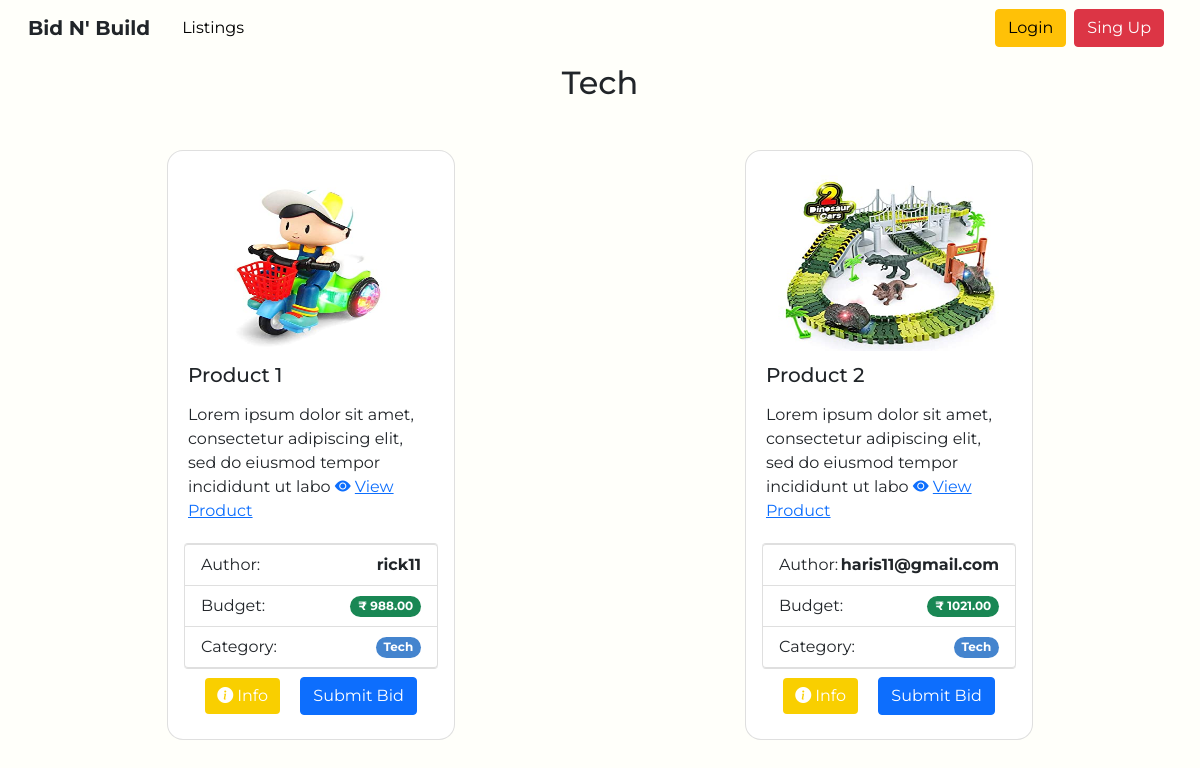
Page /category-details/Tech on the committed database.
### home/models.py (models this page shows, shortened)
class Category(models.Model):
    name=models.CharField(max_length=255)
    def __str__(self):
        return self.name

class Product(models.Model):
    title=models.CharField(max_length=255)
    author=models.ForeignKey(Customer, on_delete=models.CASCADE)
    order=models.BooleanField(default=False)
    product_image = models.ImageField(null=True, blank=True, upload_to='images/products/')
    desc=RichTextField(blank=True, null=True)
    price=models.DecimalField(max_digits=8, decimal_places=2)
    category=models.ForeignKey(Category, on_delete=models.CASCADE)
    created_at = models.DateTimeField(auto_now_add=True)
    updated_at = models.DateTimeField(auto_now=True)
    @property
    def image_url(self):
        if self.product_image and hasattr(self.product_image, 'url'):
            return self.product_image.url

### account/models.py (models this page shows)
class Customer(models.Model):
    user = models.OneToOneField(User, on_delete = models.CASCADE)
    gender_choice=(('M',"Male"),('F',"Female"))
    gender = models.CharField(choices=gender_choice, max_length=20)
    profile_pic = models.ImageField(null=True, blank=True,upload_to='images/customer/profile/')
    phone = models.CharField(max_length=13)
    dob = models.DateField()
    address = models.TextField()
    pin=models.CharField(max_length=6)
    created_at = models.DateTimeField(auto_now_add=True)
    updated_at = models.DateTimeField(auto_now=True)
    objects = models.Manager()
    def __str__(self):
        return str(self.user)

class User(AbstractUser):
    user_type_data = ((1, "Admin"),(2, "Customer"), (3, "Company"))
    user_type = models.CharField(default=2, choices=user_type_data, max_length=20)

### home/views.py (the view)
# urls.py: path('category-details/<str:cats>', views.category_details, name='category_details'),
def category_details(request,cats):
    category=Category.objects.get(name=cats)
    all_cats_product=Product.objects.filter(category=category)
    cats_menu=Category.objects.all()
    context={
        'all_cats_product':all_cats_product,
        'cats_menu' : cats_menu,
        'category' : category,
    }
    return render(request,'product/category_details.html',context)

### templates/product/category_details.html (shortened to what this page needs)
{% extends 'base.html' %}
{% load static %}
{% block body %}
{% if all_cats_product.count %}
<div class="container">
  <div class="row gap-3 justify-content-around">
    <h2 class="text-center">{{category}}  </h2>
    {% for product in all_cats_product %}
      {% if product.order %}
      {% else %}
        <div class="card col-3 m-4 cardcss" style="width: 18rem;">
          {% if product.product_image %}
            <img src=" {{ product.image_url|default_if_none:'#' }} " class="card-img-top p-2" alt="..." width="320" height="180">
            {% else %}
            <img src="{% static 'img/product.jpg' %}" alt="Avatar"  class="rounded-circle"  width=75 height=75>
            {% endif %}
            <div class="card-body p-1">
            <h5 class="card-title">{{ product.title }}</h5>
            <p class="card-text">{{ product.desc | slice:':100' | safe }}
            <a href=" {% url 'product_details' product.pk %}"><i class="bi bi-eye-fill mr-1"></i>View Product</a>
            </p>
            </div>
            <ul class="list-group">
                <li class="list-group-item d-flex justify-content-between align-items-center">
                Author:
                <span class="text-dark fw-bold">{{ product.author }}</span>
                </li>
                <li class="list-group-item d-flex justify-content-between align-items-center">
                Budget:
                <span class="badge bg-success rounded-pill">₹ {{ product.price }}</span>
                </li>
                <li class="list-group-item d-flex justify-content-between align-items-center">
                Category:
                <span class="badge rounded-pill" style="background-color: #4484ce;">{{product.category}}</span>
                </li>
            </ul>
            <div class="mx-auto">
              <button type="button" class="btn btn-dark m-2" data-bs-toggle="modal" data-bs-target="#product_{{product.pk}}"style="background-color: #f9cf00; border:0px">
                <i class="bi bi-info-circle-fill mr-1" ></i>Info
              </button>
              {% if user.is_authenticated %}
                {% if user.company %}
                <button type="button" class="btn btn-dark m-2" data-bs-toggle="modal" data-bs-target="#productbid_{{product.pk}}" style="background-color: #f19f4d;border:0px">
                  Submit Bid
                </button>
                {% endif %}
              {% else %}
                <button type="button" class="btn btn-primary m-2" data-bs-toggle="modal" data-bs-target="#loginModal">
                  Submit Bid
                </button>
              {% endif %}
            </div>
        </div>
        {% endif %}
      {% endfor %}
{% else %}
No Product on this Category
{% endif %}
{% endblock body %}

### static/css/style.css (style rules this page uses)
:root { --cerulean: #4484ce; --aluminium: #FFFFFA; --light: #f9cf00; --tangerine: #f19f4d; }
* { font-family: 'Montserrat', sans-serif; }
body { background-color: var(--aluminium); height: 100vh; }
.cardcss { border-radius: 1rem; padding: 1rem; }
.cardcss img { height: 12rem; border-radius: 2rem; width: auto; }

### rows in the picture
Category: name "Tech"
Product: image_url (picture), title "Product 1", desc "Lorem ipsum dolor sit amet, consectetur adipiscing elit, sed do eiusmod tempor incididunt ut labo", author "rick11", price "988.00", category "Tech"
Product: image_url (picture), title "Product 2", desc "Lorem ipsum dolor sit amet, consectetur adipiscing elit, sed do eiusmod tempor incididunt ut labo", author "haris11@gmail.com", price "1021.00", category "Tech"
